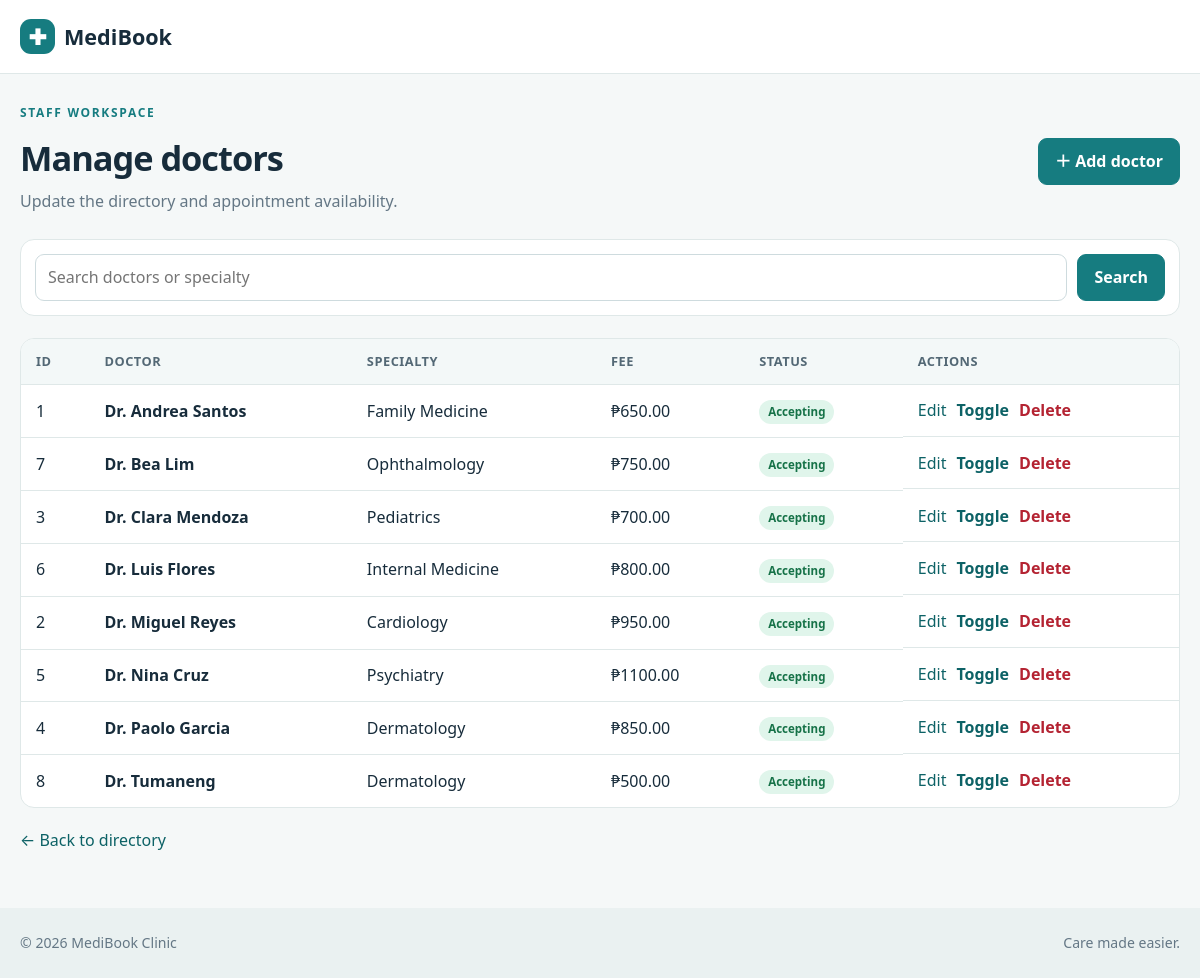
Page /manage/doctors/ on the committed database.
### clinic/models.py (models this page shows, shortened)
class Doctor(models.Model):
    full_name = models.CharField(max_length=120)
    specialty = models.ForeignKey(Specialty, on_delete=models.PROTECT, related_name='doctors')
    bio = models.TextField(max_length=1500)
    consultation_fee = models.DecimalField(max_digits=8, decimal_places=2)
    photo = models.ImageField(upload_to='doctors/', blank=True, null=True)
    is_accepting = models.BooleanField(default=True)
    date_created = models.DateTimeField(auto_now_add=True)
    class Meta: ordering = ['full_name']

class Specialty(models.Model):
    name = models.CharField(max_length=80, unique=True)
    slug = models.SlugField(max_length=90, unique=True)
    class Meta: ordering = ['name']

### clinic/views.py (the view)
# urls.py: path('manage/doctors/',views.manage_doctors,name='manage_doctors'), path('manage/doctors/add/',views.doctor_create,name='doctor_create'),
def manage_doctors(request):
    qs = Doctor.objects.select_related('specialty').all(); q=request.GET.get('q','').strip()
    if q: qs=qs.filter(Q(full_name__icontains=q)|Q(specialty__name__icontains=q))
    return render(request,'clinic/doctor_manage.html',{'doctors':qs,'query':q})

### clinic/templates/clinic/doctor_manage.html
{% extends 'clinic/base.html' %}{% block title %}Manage doctors{% endblock %}{% block content %}<section class="section-heading"><div><p class="eyebrow">STAFF WORKSPACE</p><h1>Manage doctors</h1><p>Update the directory and appointment availability.</p></div><a class="button" href="{% url 'doctor_create' %}">＋ Add doctor</a></section><form method="get" class="filters compact"><input class="field" type="search" name="q" value="{{ query }}" placeholder="Search doctors or specialty"><button class="button" type="submit">Search</button></form><div class="table-wrap"><table><thead><tr><th>ID</th><th>Doctor</th><th>Specialty</th><th>Fee</th><th>Status</th><th>Actions</th></tr></thead><tbody id="doctor-rows">{% for doctor in doctors %}{% include 'clinic/partials/doctor_row.html' %}{% empty %}<tr><td colspan="6"><div class="empty-state"><h3>No doctors found</h3><p>Add a doctor or change the search.</p></div></td></tr>{% endfor %}</tbody></table></div><p><a href="{% url 'doctor_list' %}">← Back to directory</a></p>{% endblock %}

### clinic/templates/clinic/partials/doctor_row.html
<tr id="doctor-{{ doctor.pk }}"><td>{{ doctor.pk }}</td><td><strong>{{ doctor.full_name }}</strong></td><td>{{ doctor.specialty.name }}</td><td>₱{{ doctor.consultation_fee|floatformat:2 }}</td><td>{% include 'clinic/partials/availability_badge.html' %}</td><td class="row-actions"><a href="{% url 'doctor_edit' doctor.pk %}">Edit</a><form method="post" action="{% url 'toggle_accepting' doctor.pk %}" hx-post="{% url 'toggle_accepting' doctor.pk %}" hx-target="closest tr" hx-swap="outerHTML">{% csrf_token %}<button type="submit" class="text-button">Toggle</button></form><form method="post" action="{% url 'doctor_delete' doctor.pk %}" hx-post="{% url 'doctor_delete' doctor.pk %}" hx-target="closest tr" hx-swap="outerHTML" hx-confirm="Delete {{ doctor.full_name }}? This cannot be undone.">{% csrf_token %}<button class="text-button danger" type="submit">Delete</button></form></td></tr>

### clinic/templates/clinic/partials/availability_badge.html
<span class="badge {% if doctor.is_accepting %}badge-good{% else %}badge-muted{% endif %}">{% if doctor.is_accepting %}Accepting{% else %}Not accepting{% endif %}</span>

### clinic/static/clinic/css/site.css (style rules this page uses)
:root { --ink:#172c3b;--muted:#647785;--brand:#167c80;--brand-dark:#0d6266;--mint:#e9f6f3;--paper:#fff;--surface:#f5f8f8;--line:#dfe8e8;--danger:#b42332;--shadow:0 14px 38px rgba(23,44,59,.08) }
* { box-sizing:border-box }
body { margin:0;background:var(--surface);color:var(--ink);font:16px/1.55 system-ui,-apple-system,"Segoe UI",sans-serif }
a { color:var(--brand-dark);text-decoration:none }
.eyebrow { font-size:.75rem;letter-spacing:.14em;font-weight:800;color:var(--brand);margin:0 0 8px }
.section-heading { display:flex;justify-content:space-between;align-items:center;gap:20px;margin:30px 0 20px }
.section-heading h1,.section-heading h2 { margin:0;font-size:clamp(1.6rem,3vw,2.15rem);letter-spacing:-.03em }
.section-heading p:not(.eyebrow) { color:var(--muted);margin:5px 0 }
.filters { display:grid;grid-template-columns:minmax(220px,1.5fr) minmax(160px,1fr) minmax(160px,1fr) auto;gap:10px;margin-bottom:22px;padding:14px;background:var(--paper);border:1px solid var(--line);border-radius:14px }
.filters.compact { grid-template-columns:minmax(220px,1fr) auto }
.field { width:100%;min-height:43px;border:1px solid #cedbde;border-radius:9px;background:white;color:var(--ink);padding:10px 12px;font:inherit }
.button { display:inline-flex;align-items:center;justify-content:center;gap:7px;border:1px solid var(--brand);border-radius:9px;background:var(--brand);color:#fff;padding:10px 16px;font-weight:750;cursor:pointer;font:inherit;font-weight:700;text-decoration:none }
.badge { display:inline-flex;white-space:nowrap;padding:3px 9px;border-radius:99px;font-size:.72rem;font-weight:800;background:#edf0f1;color:#53626a }
.badge-good,.badge-confirmed { background:#e0f5eb;color:#167248 }
.table-wrap { overflow-x:auto;background:white;border:1px solid var(--line);border-radius:14px;margin:20px 0 }
table { width:100%;border-collapse:collapse;min-width:760px }
th,td { text-align:left;padding:13px 15px;border-bottom:1px solid var(--line);vertical-align:middle }
th { background:#f3f8f8;color:#536875;font-size:.8rem;text-transform:uppercase;letter-spacing:.04em }
tbody tr:last-child td { border-bottom:0 }
.row-actions { display:flex;gap:10px;align-items:center;flex-wrap:wrap }
.row-actions form { display:inline }
.text-button { border:0;background:transparent;color:var(--brand-dark);font:inherit;font-weight:750;cursor:pointer;padding:0 }
.danger { color:var(--danger) }

### rows in the picture
Doctor: pk "1", full_name "Dr. Andrea Santos", specialty.name "Family Medicine", consultation_fee "650.00", is_accepting "Accepting"
Doctor: pk "7", full_name "Dr. Bea Lim", specialty.name "Ophthalmology", consultation_fee "750.00", is_accepting "Accepting"
Doctor: pk "3", full_name "Dr. Clara Mendoza", specialty.name "Pediatrics", consultation_fee "700.00", is_accepting "Accepting"
Doctor: pk "6", full_name "Dr. Luis Flores", specialty.name "Internal Medicine", consultation_fee "800.00", is_accepting "Accepting"
Doctor: pk "2", full_name "Dr. Miguel Reyes", specialty.name "Cardiology", consultation_fee "950.00", is_accepting "Accepting"
Doctor: pk "5", full_name "Dr. Nina Cruz", specialty.name "Psychiatry", consultation_fee "1100.00", is_accepting "Accepting"
Doctor: pk "4", full_name "Dr. Paolo Garcia", specialty.name "Dermatology", consultation_fee "850.00", is_accepting "Accepting"
Doctor: pk "8", full_name "Dr. Tumaneng", specialty.name "Dermatology", consultation_fee "500.00", is_accepting "Accepting"
